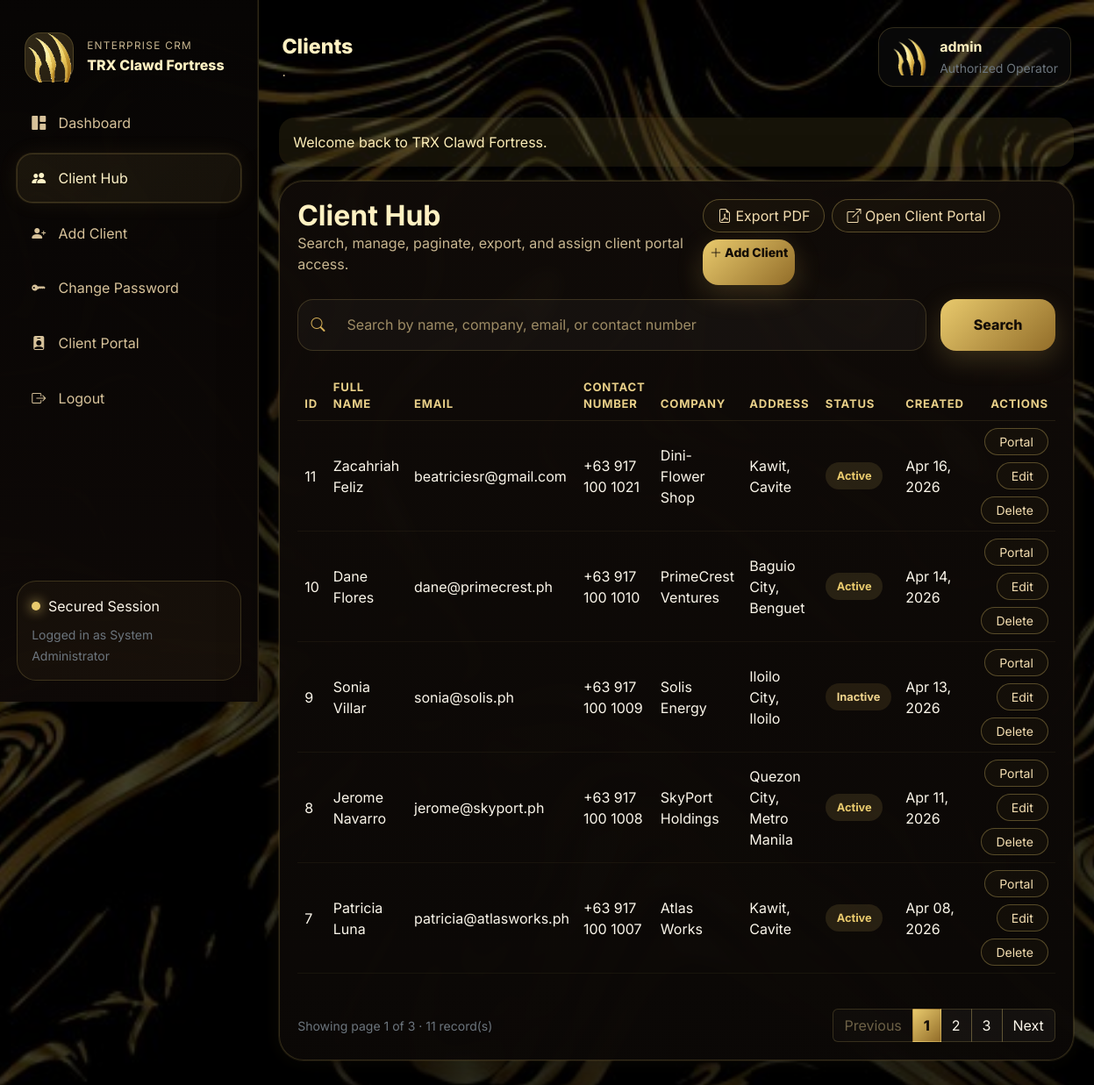
The page /clients.php (signed in) on the database its author committed.
### tables this page shows
CREATE TABLE `clients` (
  `id` int(11) NOT NULL,
  `full_name` varchar(100) NOT NULL,
  `email` varchar(100) NOT NULL,
  `contact_number` varchar(20) NOT NULL,
  `company_name` varchar(100) NOT NULL,
  `address` text NOT NULL,
  `profile_image` varchar(255) DEFAULT NULL,
  `status` enum('Active','Inactive') NOT NULL DEFAULT 'Active',
  `created_at` timestamp NOT NULL DEFAULT current_timestamp(),
  `updated_at` timestamp NULL DEFAULT NULL
);

### includes/bootstrap.php (called while the page is built, shortened)
<?php
function e($value): string { return htmlspecialchars((string)$value, ENT_QUOTES, 'UTF-8'); }
function generate_csrf_token(): string { if (empty($_SESSION['csrf_token'])) $_SESSION['csrf_token'] = bin2hex(random_bytes(32)); return $_SESSION['csrf_token']; }
function get_flash(): ?array { if (!isset($_SESSION['flash'])) return null; $flash = $_SESSION['flash']; unset($_SESSION['flash']); return $flash; }
function build_query(array $params): string { return http_build_query(array_filter($params, fn($v) => $v !== null && $v !== '')); }
?>

### config/Database.php (called while the page is built, shortened)
<?php
class Database {
    private string $host = 'localhost';
    private string $db_name = 'trx_clawd_fortress';
    private string $username = 'root';
    private string $password = '';
    private ?PDO $conn = null;
    public function connect(): PDO {
        try {
            $dsn = sprintf('mysql:host=%s;dbname=%s;charset=utf8mb4', $this->host, $this->db_name);
            $this->conn = new PDO($dsn, $this->username, $this->password, [
                PDO::ATTR_ERRMODE => PDO::ERRMODE_EXCEPTION,
                PDO::ATTR_DEFAULT_FETCH_MODE => PDO::FETCH_ASSOC,
                PDO::ATTR_EMULATE_PREPARES => false,
            ]);
        } catch (PDOException $e) {
            exit('Database connection failed: ' . $e->getMessage());
        }
        return $this->conn;
    }
}
?>

### classes/Client.php (called while the page is built, shortened)
<?php
class Client {
    private PDO $conn; private string $table = 'clients';
    public function __construct(PDO $db) { $this->conn = $db; }
    private function baseWhere(string $search): array {
        $where = ''; $params = [];
        return [$where, $params];
    }
    public function getPaginated(string $search, int $page = 1, int $perPage = 5): array { $page=max(1,$page); $offset=($page-1)*$perPage; [$where,$params] = $this->baseWhere($search); $sql = "SELECT * FROM {$this->table}".$where." ORDER BY created_at DESC, id DESC LIMIT :limit OFFSET :offset"; $stmt = $this->conn->prepare($sql); foreach($params as $k=>$v) $stmt->bindValue($k,$v,PDO::PARAM_STR); $stmt->bindValue(':limit',$perPage,PDO::PARAM_INT); $stmt->bindValue(':offset',$offset,PDO::PARAM_INT); $stmt->execute(); return $stmt->fetchAll(); }
    public function countFiltered(string $search = ''): int { [$where,$params] = $this->baseWhere($search); $stmt = $this->conn->prepare("SELECT COUNT(*) FROM {$this->table}".$where); $stmt->execute($params); return (int)$stmt->fetchColumn(); }
}
?>

### public/clients.php (the view, shortened to what this page needs)
<?php
require_once '../config/Database.php';
require_once '../classes/Client.php';
$client = new Client((new Database())->connect());
$search = trim($_GET['search'] ?? '');
$page = max(1, (int)($_GET['page'] ?? 1));
$perPage = 5;
$totalRows = $client->countFiltered($search);
$totalPages = max(1, (int)ceil($totalRows / $perPage));
$clients = $client->getPaginated($search, $page, $perPage);
include '../includes/header.php';
?>
<section class="panel panel-xl">
    <div class="panel-header">
        <div>
            <h2>Client Hub</h2>
            <p>Search, manage, paginate, export, and assign client portal access.</p>
        </div>
        <div class="d-flex gap-2 flex-wrap">
            <a href="export_clients_pdf.php?<?= e(build_query(['search' => $search])) ?>"
               class="btn btn-outline-light rounded-pill px-3">
                <i class="bi bi-file-earmark-pdf"></i> Export PDF
            </a>
            <a href="client_login.php"
               class="btn btn-outline-info rounded-pill px-3">
                <i class="bi bi-box-arrow-up-right"></i> Open Client Portal
            </a>
            <a href="add_client.php"
               class="btn trx-btn-primary btn-sm">
                <i class="bi bi-plus-lg"></i> Add Client
            </a>
        </div>
    </div>
    <form method="GET" class="row g-3 mb-4">
        <div class="col-lg-10">
            <div class="input-glass input-glass-dark">
                <i class="bi bi-search"></i>
                <input type="text"
                       class="form-control"
                       name="search"
                       placeholder="Search by name, company, email, or contact number"
                       value="<?= e($search) ?>">
            </div>
        </div>
        <div class="col-lg-2 d-grid">
            <button class="btn trx-btn-primary" type="submit">Search</button>
        </div>
    </form>
    <div class="table-responsive">
        <table class="table trx-table align-middle">
            <thead>
                <tr>
                    <th>ID</th>
                    <th>Full Name</th>
                    <th>Email</th>
                    <th>Contact Number</th>
                    <th>Company</th>
                    <th>Address</th>
                    <th>Status</th>
                    <th>Created</th>
                    <th class="text-end">Actions</th>
                </tr>
            </thead>
            <tbody>
                <?php if ($clients): ?>
                    <?php foreach ($clients as $row): ?>
                    <tr>
                        <td><?= (int)$row['id'] ?></td>
                        <td><?= e($row['full_name']) ?></td>
                        <td><?= e($row['email']) ?></td>
                        <td><?= e($row['contact_number']) ?></td>
                        <td><?= e($row['company_name']) ?></td>
                        <td class="text-wrap" style="max-width:240px;">
                            <?= e($row['address']) ?>
                        </td>
                        <td>
                            <span class="status-pill <?= $row['status'] === 'Active' ? 'active' : 'inactive' ?>">
                                <?= e($row['status']) ?>
                            </span>
                        </td>
                        <td><?= date('M d, Y', strtotime($row['created_at'])) ?></td>
                        <td>
                            <div class="d-flex justify-content-end gap-2 flex-wrap">
                                <a href="manage_portal.php?id=<?= (int)$row['id'] ?>"
                                   class="btn btn-sm btn-outline-info rounded-pill px-3">
                                    Portal
                                </a>
                                <a href="edit_client.php?id=<?= (int)$row['id'] ?>"
                                   class="btn btn-sm btn-outline-warning rounded-pill px-3">
                                    Edit
                                </a>
                                <a href="delete_client.php?id=<?= (int)$row['id'] ?>&csrf_token=<?= e(generate_csrf_token()) ?>"
                                   class="btn btn-sm btn-outline-danger rounded-pill px-3"
                                   onclick="return confirm('Delete this client record?');">
                                    Delete
                                </a>
                            </div>
                        </td>
                    </tr>
                    <?php endforeach; ?>
                <?php endif; ?>
            </tbody>
        </table>
    </div>
    <div class="d-flex justify-content-between align-items-center flex-wrap gap-3 mt-4">
        <div class="text-secondary small">
            Showing page <?= $page ?> of <?= $totalPages ?> · <?= $totalRows ?> record(s)
        </div>
        <nav aria-label="Client pagination">
            <ul class="pagination pagination-dark mb-0">
                <li class="page-item <?= $page <= 1 ? 'disabled' : '' ?>">
                    <a class="page-link"
                       href="?<?= e(build_query(['search' => $search, 'page' => $page - 1])) ?>">
                        Previous
                    </a>
                </li>
                <?php for ($i = 1; $i <= $totalPages; $i++): ?>
                <li class="page-item <?= $i === $page ? 'active' : '' ?>">
                    <a class="page-link"
                       href="?<?= e(build_query(['search' => $search, 'page' => $i])) ?>">
                        <?= $i ?>
                    </a>
                </li>
                <?php endfor; ?>
                <li class="page-item <?= $page >= $totalPages ? 'disabled' : '' ?>">
                    <a class="page-link"
                       href="?<?= e(build_query(['search' => $search, 'page' => $page + 1])) ?>">
                        Next
                    </a>
                </li>
            </ul>
        </nav>
    </div>
</section>
<?php include '../includes/footer.php'; ?>

### includes/header.php (shortened to what this page needs)
<?php
require_once __DIR__ . '/bootstrap.php';
$flash = get_flash();
$currentPage = basename($_SERVER['PHP_SELF']);
$nav = [
    'dashboard.php' => ['Dashboard','bi-grid-1x2-fill'],
    'clients.php' => ['Client Hub','bi-people-fill'],
    'add_client.php' => ['Add Client','bi-person-plus-fill'],
    'change_password.php' => ['Change Password','bi-key-fill'],
    'client_login.php' => ['Client Portal','bi-person-badge-fill'],
    'logout.php' => ['Logout','bi-box-arrow-right'],
];
?>
<!DOCTYPE html>
<html lang="en">
<head>
    <link href="https://cdn.jsdelivr.net/npm/bootstrap@5.3.3/dist/css/bootstrap.min.css" rel="stylesheet">
    <link href="https://cdn.jsdelivr.net/npm/bootstrap-icons@1.11.3/font/bootstrap-icons.css" rel="stylesheet">
    <link href="../assets/css/style.css" rel="stylesheet">
    <link href="../assets/css/branding.css" rel="stylesheet">
</head>
<body class="trx-body">
<div class="trx-shell">
    <aside class="trx-sidebar">
        <div>
            <div class="brand-mark">
                <div class="brand-icon">
                    <img src="../assets/images/logo-mark.png" alt="TRX logo" class="brand-logo-img">
                </div>
                <div>
                    <div class="brand-eyebrow">Enterprise CRM</div>
                    <div class="brand-name">TRX Clawd Fortress</div>
                </div>
            </div>
            <nav class="trx-nav">
                <?php foreach($nav as $file => [$label,$icon]): ?>
                    <a href="<?= e($file) ?>" class="trx-nav-link <?= $currentPage === $file ? 'active' : '' ?>">
                        <i class="bi <?= e($icon) ?>"></i>
                        <span><?= e($label) ?></span>
                    </a>
                <?php endforeach; ?>
            </nav>
        </div>
        <div class="sidebar-footer">
            <div class="mini-stat">
                <span class="mini-dot"></span>
                <span>Secured Session</span>
            </div>
            <small class="text-secondary">
                Logged in as <?= e($_SESSION['full_name'] ?? $_SESSION['username'] ?? 'Admin') ?>
            </small>
        </div>
    </aside>
    <main class="trx-main">
        <header class="trx-topbar">
            <div>
                <div class="topbar-title">
                    <?= e(str_replace(['.php','_'],['',' '], ucwords($currentPage,'_'))) ?>
                </div>
                <div class="topbar-subtitle">.</div>
            </div>
            <div class="topbar-actions">
                <div class="profile-pill">
                    <img src="../assets/images/logo-mark.png" alt="TRX logo" class="profile-logo-chip">
                    <div>
                        <div class="profile-name"><?= e($_SESSION['username'] ?? 'Admin') ?></div>
                        <small class="text-secondary">Authorized Operator</small>
                    </div>
                </div>
            </div>
        </header>
        <?php if($flash): ?>
            <div class="alert alert-<?= e($flash['type']) ?> border-0 trx-alert">
                <?= e($flash['message']) ?>
            </div>
        <?php endif; ?>

### includes/footer.php (shortened to what this page needs)
</main>
</div>
</body>
</html>

### assets/css/branding.css (style rules this page uses)
.brand-logo-img { width: 56px; height: 56px; object-fit: contain; display: block; }
.profile-logo-chip { width: 42px; height: 42px; object-fit: contain; display: block; }

### rows shown on the page
clients: id "11", full_name "Zacahriah Feliz", email "beatriciesr@gmail.com", contact_number "+63 917 100 1021", company_name "Dini-Flower Shop", address "Kawit, Cavite", status "Active", created_at "Apr 16, 2026"
clients: id "10", full_name "Dane Flores", email "dane@primecrest.ph", contact_number "+63 917 100 1010", company_name "PrimeCrest Ventures", address "Baguio City, Benguet", status "Active", created_at "Apr 14, 2026"
clients: id "9", full_name "Sonia Villar", email "sonia@solis.ph", contact_number "+63 917 100 1009", company_name "Solis Energy", address "Iloilo City, Iloilo", status "Inactive", created_at "Apr 13, 2026"
clients: id "8", full_name "Jerome Navarro", email "jerome@skyport.ph", contact_number "+63 917 100 1008", company_name "SkyPort Holdings", address "Quezon City, Metro Manila", status "Active", created_at "Apr 11, 2026"
clients: id "7", full_name "Patricia Luna", email "patricia@atlasworks.ph", contact_number "+63 917 100 1007", company_name "Atlas Works", address "Kawit, Cavite", status "Active", created_at "Apr 08, 2026"

### other values the page prints
$label "Dashboard"
$label "Client Hub"
$label "Add Client"
$label "Change Password"
$label "Client Portal"
$label "Logout"
$_SESSION['full_name'] "System Administrator"
str_replace(['.php','_'],['',' '], ucwords($currentPage,'_')) "Clients"
$_SESSION['username'] "admin"
$flash['message'] "Welcome back to TRX Clawd Fortress."
$page "1"
$totalPages "3"
$totalRows "11"
